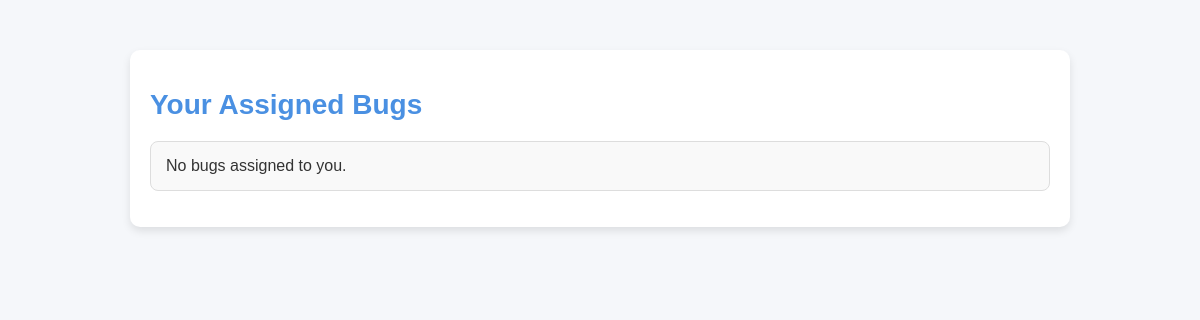
Page /developer/assigned-bugs/ (signed in) on the earlier database version.
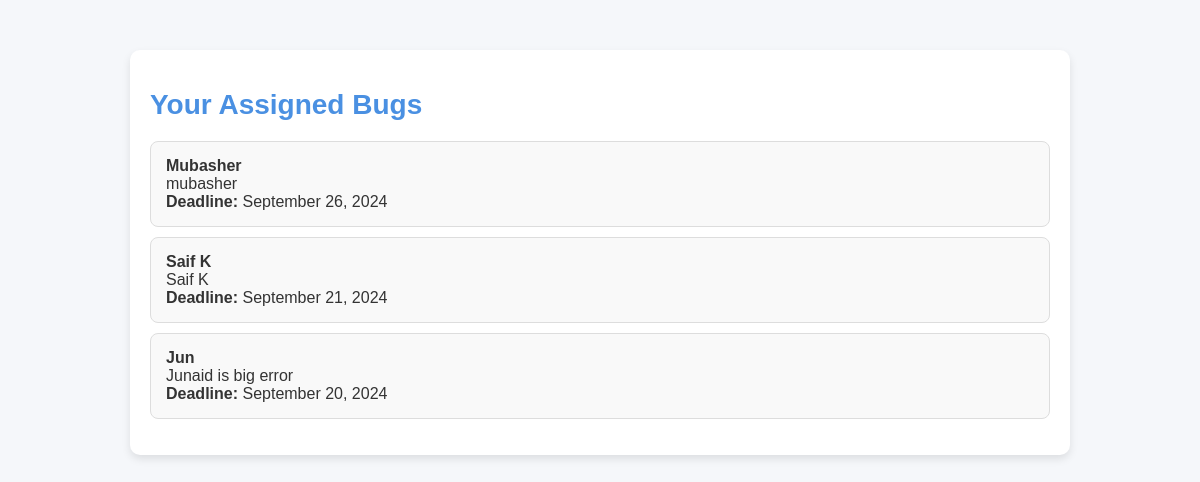
Same page on the later database version.
### bugtrackingsystem/models.py (models this page shows, shortened)
class Bug(models.Model):
    STATUS_CHOICES_FEATURE = [
        ('new', 'New'),
        ('started', 'Started'),
        ('completed', 'Completed'),
    ]
    STATUS_CHOICES_BUG = [
        ('new', 'New'),
        ('started', 'Started'),
        ('resolved', 'Resolved'),
    ]
    TYPE_CHOICES = [
        ('feature', 'Feature'),
        ('bug', 'Bug'),
    ]
    title = models.CharField(max_length=255)
    description = models.TextField(blank=True, null=True)
    deadline = models.DateField()
    screenshot = models.ImageField(upload_to='bugs/screenshots/', null=True, blank=True)
    type = models.CharField(max_length=10, choices=TYPE_CHOICES)
    status = models.CharField(max_length=10, choices=STATUS_CHOICES_FEATURE)  # Default is for features, update in form
    assigned_to = models.ForeignKey(User, on_delete=models.SET_NULL, null=True, related_name='assigned_bugs')
    project = models.ForeignKey('Project', on_delete=models.CASCADE, related_name='bugs')
    class Meta:
        unique_together = ('title', 'project')

### bugtrackingsystem/views.py (the view)
# urls.py: path('developer/assigned-bugs/', views.developer_assigned_bugs, name='developer_assigned_bugs'),
def developer_assigned_bugs(request):
    assigned_bugs = Bug.objects.filter(assigned_to=request.user)
    return render(request, 'developer_assigned_bugs.html', {'bugs': assigned_bugs})

### bugtrackingsystem/templates/developer_assigned_bugs.html (shortened to what this page needs)
<!DOCTYPE html>
<html lang="en">
<head>
</head>
<body>
    <div class="container">
        <h1>Your Assigned Bugs</h1>
        <ul>
            {% for bug in bugs %}
                <li>
                    <strong>{{ bug.title }}</strong><br>
                    {{ bug.description }}<br>
                    <strong>Deadline:</strong> {{ bug.deadline|date:"F d, Y" }}
                </li>
            {% empty %}
                <li>No bugs assigned to you.</li>
            {% endfor %}
        </ul>
    </div>
</body>
</html>

Differences in the rows shown:
added Bug: title "Mubasher", description "mubasher", deadline "September 26, 2024"
added Bug: title "Saif K", description "Saif K", deadline "September 21, 2024"
added Bug: title "Jun", description "Junaid is big error", deadline "September 20, 2024"
Other differences:
text no longer shown: "No bugs assigned to you."
